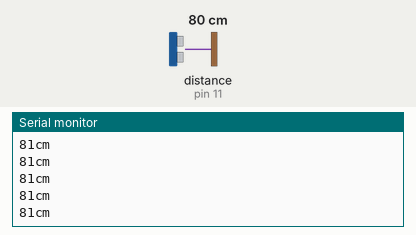
The sketch below on a simulated Arduino Uno, built with avr-gcc and run on an emulated ATmega328P. Parts: the last lines printed to the serial monitor. The inputs (shaded band) are chosen by the test bench; at power-on: distance to the obstacle (sensor on pin 11) 80 cm. The echo pulse lasts 58.3 µs per cm.

Above: at 1.2 s.
1.3 s: distance to the obstacle (sensor on pin 11) set to 2 cm
At 1.38 s:
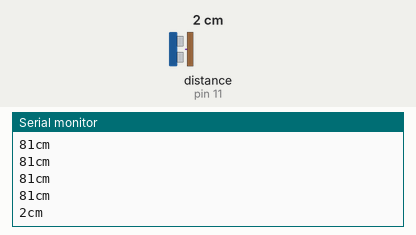
2.8 s: distance to the obstacle (sensor on pin 11) set to 4 cm
At 2.89 s:
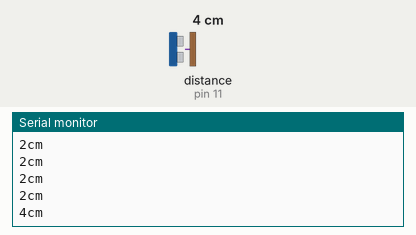
Timing chart, 0 to 5.8 s (numbered marks = the images above; inputs shaded):
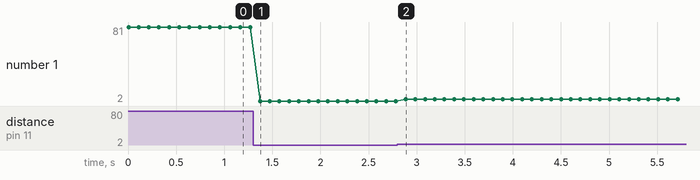

Measured:
- after the input at 1.3 s, the serial monitor: prints a new line after 0.07 s (image 1)
- after the input at 2.8 s, the serial monitor: prints a new line after 0.09 s (image 2)
- plotted number 1: 81 → 2 after the input at 1.3 s, 2 → 4 after the input at 2.8 s

The sketch:

ultrasound.ino
```cpp
// LAB
// 在有效範圍內測量距離
// 需要匯入函式庫


#include <NewPing.h>   //需匯入 NewPing 函式庫

#define TRIGpin 12     // TRIGpin 接到12腳位
#define ECHOpin 11     // ECHOpin 接到11腳位
#define Max_D 200      // 設定有效範圍為200cm

NewPing m(TRIGpin, ECHOpin, Max_D);   // 宣吿一個物件'm','m'為新的超音波感測器

void setup()
{
  Serial.begin(9600);  // 傳輸速度為9600baud
}

void loop()
{
  int us = m.ping();  // 取得波行進的秒數

  if (us>0){
    Serial.print(m.convert_cm(us));  // 將時間轉換成距離
    Serial.println("cm");   // 印出單位
  }
  delay(100); // 每0.1s讀一次
}
```
